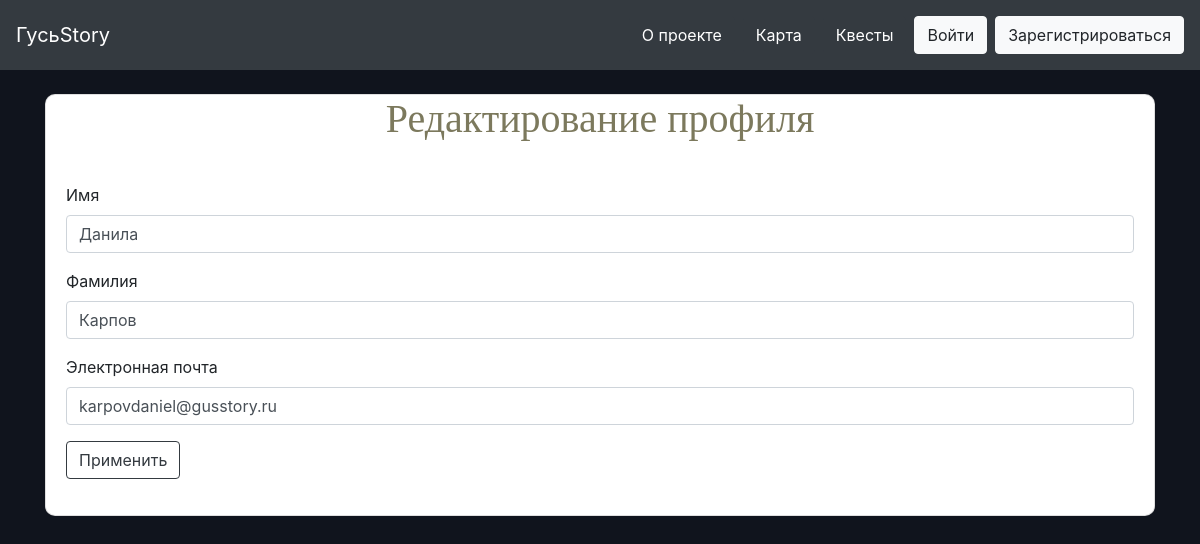
Screenshot of /edit_profile/2 with the database file from the repository.
### data/users.py (models this page shows, shortened)
class User(SqlAlchemyBase, UserMixin, SerializerMixin):
    __tablename__ = 'users'
    id = sqlalchemy.Column(sqlalchemy.Integer, primary_key=True, autoincrement=True)
    name = sqlalchemy.Column(sqlalchemy.String, nullable=True)
    surname = sqlalchemy.Column(sqlalchemy.String, nullable=True)
    email = sqlalchemy.Column(sqlalchemy.String, index=True, unique=True, nullable=True)
    password = sqlalchemy.Column(sqlalchemy.String, nullable=True)
    created_date = sqlalchemy.Column(sqlalchemy.String)
    completed = sqlalchemy.Column(sqlalchemy.String, default="")
    not_completed = sqlalchemy.Column(sqlalchemy.String, default="")
    quest_answer = sqlalchemy.Column(sqlalchemy.TEXT, default="")

### __init__.py (the view, shortened to what this page needs)
@app.route('/edit_profile/<int:user_id>', methods=['GET', 'POST'])
def edit_profile(user_id):
    form = EditProfile()
    sessions = db_session.create_session()
    user = sessions.query(users.User).get(user_id)
    if request.method == 'GET':
        form.name.data = user.name
        form.surname.data = user.surname
        form.email.data = user.email
    return render_template('edit_profile.html', title='Редактирование профиля', form=form)

### __init__.py
class EditProfile(FlaskForm):
    name = StringField('Имя', validators=[DataRequired()])
    surname = StringField('Фамилия', validators=[DataRequired()])
    email = StringField('Электронная почта', validators=[DataRequired()])
    submit = SubmitField('Применить')

### data/db_session.py (called while the page is built)
def create_session() -> Session:
    global __factory
    return __factory()

### templates/edit_profile.html (shortened to what this page needs)
{% extends "base.html" %}
{% block content %}
    <div class="container mt-4">
        <div class="card mb-4" style="width: 100%; border-radius: 10px;">
            <div class="card-title">
                <h1 align="center"> Редактирование профиля </h1>
            </div>
            <div class="card-body">
                <form action="" method="post">
                    <p>
                        {{ form.name.label }}
                        {{ form.name(class="form-control") }}
                    </p>
                    <p>
                        {{ form.surname.label }}
                        {{ form.surname(class="form-control") }}
                    </p>
                    <p>
                        {{ form.email.label }}<br>
                        {{ form.email(class="form-control", type="email") }}
                    </p>
                    <p>{{ form.submit(type="submit", class="btn btn-outline-dark") }}</p>
                </form>
            </div>
        </div>
    </div>
{% endblock %}

### static/css/style.css (style rules this page uses)
h1 { color: #7c795d; font-family: ‘Trocchi’, serif; font-size: 45px; font-weight: normal; line-height: 48px; margin: 0; }

### rows the page displays
User: name "Данила", surname "Карпов", email "karpovdaniel@gusstory.ru"
